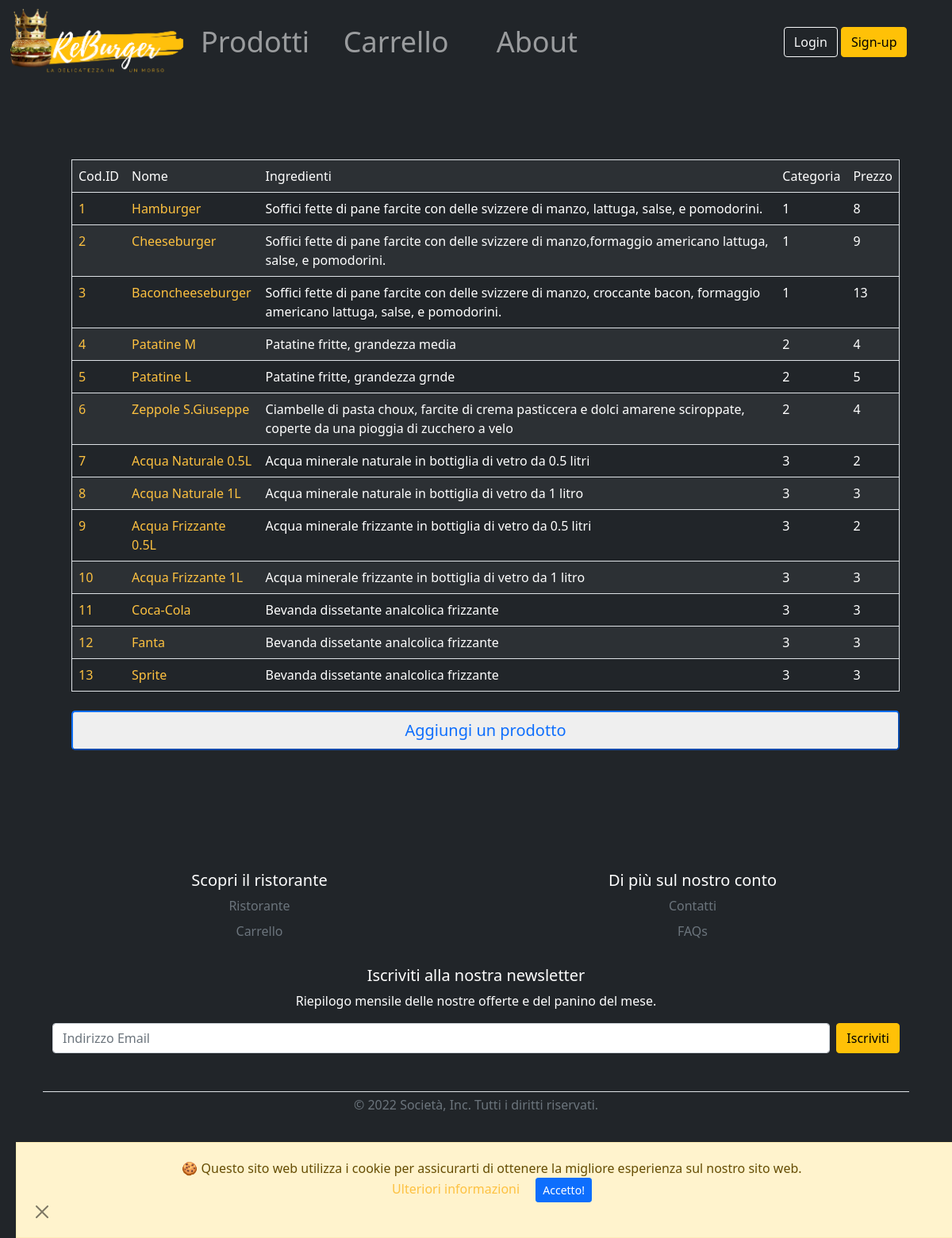
The app's page /listaProdotti.php, older data.
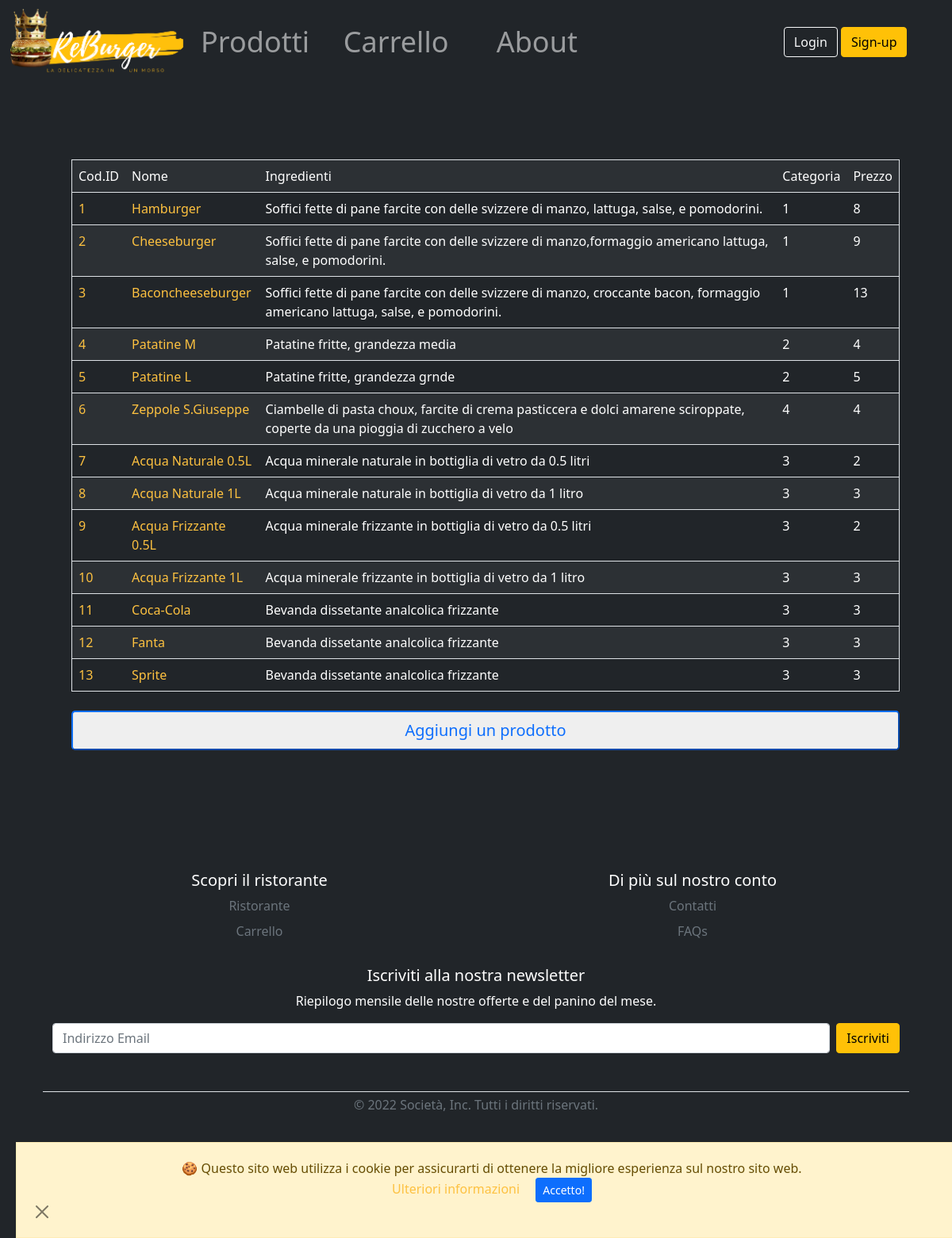
The same page, newer data.
### tables this page shows
CREATE TABLE IF NOT EXISTS `prodotto` (
  `idprodotto` INT NOT NULL AUTO_INCREMENT UNIQUE,
  `venditore` INT NOT NULL,
  `nome` VARCHAR(20) NOT NULL UNIQUE,
  `descrizione` VARCHAR(512) NOT NULL,
  `categoria` INT NOT NULL,
  `prezzo` INT(3) NOT NULL DEFAULT 0,
	`img` VARCHAR(100),
  PRIMARY KEY (`idprodotto`));

### listaProdotti.php (called while the page is built, shortened)
<?php
require_once 'bootstrap.php';
$templateParams["titolo"] = "ReBurger";
$templateParams["nome"] = "mostra-prodotti.php";
$templateParams["prod"] = $dbh->getAllProdotti();
require_once 'template/base.php';
?>

### db/dbHelper.php (called while the page is built, shortened)
<?php
class DatabaseHelper{
    private $db;
    public function __construct($servername, $username, $password, $dbname, $port){
        $this->db = new mysqli($servername, $username, $password, $dbname, $port);
    }
    public function getAllProdotti(){
        $query = "SELECT * FROM prodotto";
        $stmt = $this->db->prepare($query);
        $stmt->execute();
        $result = $stmt->get_result();
      return $result->fetch_all(MYSQLI_ASSOC);
    }
}
?>

### bootstrap.php (called while the page is built, shortened)
<?php
require_once("db/dbHelper.php");
require_once "utilityFunctions.php";
$dbh = new DatabaseHelper("localhost", "root", "", "reburger", 3306);
?>

### utilityFunctions.php (called while the page is built, shortened)
<?php
require_once 'bootstrap.php';
function createCopyright(){
    $year = date('Y');
    $msg = '&copy; ' . $year;
    return $msg;
}
?>

### template/mostra-prodotti.php (the view)
<div class="container-lg my-5">
  <div class="row mx-4 p-4 pb-auto pe-lg-0 pt-lg-5 align-items-center">
    <table class="table table-dark table-hover table-striped border">
      <tr>
        <td>Cod.ID</td>
        <td>Nome</td>
        <td>Ingredienti</td>
        <td>Categoria</td>
        <td>Prezzo</td>
      </tr>
      <?php foreach ($templateParams["prod"] as $prodotto):?>
        <tr>
          <td><a href="modificaProdotto.php?id=<?php echo $prodotto["idprodotto"]?>"><?php echo $prodotto["idprodotto"] ?></a></td>
          <td><a href="modificaProdotto.php?id=<?php echo $prodotto["idprodotto"]?>"><?php echo str_replace('_', ' ', $prodotto["nome"]) ?></a></td>
          <td><?php echo $prodotto["descrizione"] ?></td><td><?php echo $prodotto["categoria"] ?></td>
          <td><?php echo $prodotto["prezzo"] ?></td>
      </tr>
      <?php endforeach; ?>
    </table>
    <button class="my-2 btn-lg btn-outline-primary" onclick='window.location="nuovoProdotto.php"'>Aggiungi un prodotto</button>
  </div>
</div>

### template/base.php (shortened to what this page needs)
<!DOCTYPE html>
<html lang="it">
    <head>
            <link href="https://cdn.jsdelivr.net/npm/bootstrap@5.1.3/dist/css/bootstrap.min.css" rel="stylesheet">
            <link rel="stylesheet" href="css/styleSmartphone.css">
            <link rel="stylesheet" href="https://cdn.jsdelivr.net/npm/bootstrap-icons@1.8.1/font/bootstrap-icons.css">
    </head>
<body class="bg-dark">
<?php include 'cookie.php'; ?>
<header class="bg-dark text-white d-block">
<?php include 'header.php'; ?>
</header>
<main>
  <?php
      if(isset($templateParams["nome"])){
          require($templateParams["nome"]);}
  ?>
</main>
<div class="container-md justify-content-center">
<?php include 'footer.php' ?>
</div>
</body>
</html>

### template/cookie.php
<div id="cb-cookie-banner" class=" alert alert-warning fade show  text-center mb-0" role="alert" >
          🍪  Questo sito web utilizza i cookie per assicurarti di ottenere la migliore esperienza sul nostro sito web. <br>
          <a href="https://www.garanteprivacy.it/faq/cookie" target="blank">Ulteriori informazioni</a>
          <button type="button" class="btn btn-primary btn-sm ms-3" onclick="window.cb_hideCookieBanner()"> Accetto! </button>
         <div class=" d-flex justify-content-start">
            <button type="button" class="btn-close" data-bs-dismiss="alert"  aria-label="Close"></button>
         </div>
</div>

### template/header.php (shortened to what this page needs)
<nav class="navbar navbar-expand-sm bg-dark navbar-dark">
  <div class="col-12 container-fluid justify-content-sm-center">
    <img class="col justify-content-lg-start overflow-hidden" src="img/Logo2.png" alt="ReBurger Logo" onclick='window.location="index.php"'/>
    <?php if(isset($_SESSION["username"]) && $_SESSION["username"]=="propriolui"){ ?>
      <div class="container-mb col-5 collapse navbar-collapse" id="collapsibleNavbar">
      <ul class="col-12 navbar-nav text-center" style="font-size:3vw;">
          <li class="nav-item col-sm-3 ">
            <a class="nav-link" href="listaProdotti.php">Prodotti</a>
          </li>
          <li class="nav-item col-sm-3">
            <a class="nav-link" href="contatti.php">About</a>
          </li>
          <li class="nav-item col-sm-3">
            <a class="nav-link" href="ordini.php">Ordini</a>
          </li>
          <li class="nav-item col-sm-3">
            <a class="nav-link" href="login.php"><?php echo strtoupper($_SESSION["username"]) ?></a>
          </li>
        </ul>
        </div>
        <div class="container text-lg-center text-sm-end col  d-none d-md-block">
              <button type="button" class="btn btn-outline-warning" onclick='window.location="index.php?logout=1"'>LOGOUT</button>
            </div>
      </div>
  <?php    }else { ?>
    <div class="container-mb col-5 collapse navbar-collapse" id="collapsibleNavbar">
    <ul class="col-12 navbar-nav text-center" style="font-size:3vw;">
        <li class="nav-item col-sm-3 ">
          <a class="nav-link" href="menu.php">Prodotti</a>
        </li>
        <li class="nav-item col-sm-3">
          <a class="nav-link" href="carrello.php">Carrello</a>
        </li>
        <li class="nav-item col-sm-3">
          <a class="nav-link" href="contatti.php">About</a>
        </li>
      </ul>
    </div>
    <div class="container text-lg-center text-sm-end col  d-none d-md-block">
          <button type="button" class="btn btn-outline-light" onclick='window.location="login.php"'>Login</button>
          <button type="button" class="btn btn-warning my-2" onclick='window.location="signup.php"'>Sign-up</button>
    </div>
  </div>
<?php     } ?>
</nav>

### template/footer.php (shortened to what this page needs)
<?php
require_once 'utilityFunctions.php';
$colFooter = [1 => "Scopri il ristorante", 2 => "Di più sul nostro conto" ];
$footerLink = [
  ["Ristorante","Contatti"],
  ["Carrello", "FAQs"]];
$links=["menu.php","carrello.php","contatti.php","faqs.php"];
$i=0;
?>
<footer class="py-5 m-4 text-center text-white">
  <div class="row">
    <?php foreach($colFooter as $num => $titolo):?>
      <div class="col-6">
            <h5><?php echo $titolo?></h5>
            <ul class="nav flex-column">
              <?php foreach ($footerLink as list($group1,$group2)) :?>
                <li class="nav-item mb-2"><a href="<?php echo $links[$i] ?>" class="nav-link p-0 text-muted"> <?php if($num <2) {
                  echo $group1;
                 }else {
                    echo $group2;
                  }
                    $i= $i+1;?></a></li>
                <?php endforeach ; ?>
             </ul>
          </div>
        <?php endforeach ;?>
          <div class="col-12 py-4">
            <form class="justify-content-center">
              <h5>Iscriviti alla nostra newsletter</h5>
              <p>Riepilogo mensile delle nostre offerte e del panino del mese.</p>
              <div class="d-flex w-100 gap-2">
                <input id="newsletter1" type="text" class="form-control" placeholder="Indirizzo Email ">
                <button class="btn btn-warning" type="button">Iscriviti</button>
              </div>
            </form>
          </div>
        <div class="col-12 d-block py-1 my-4 border-top">
          <p class="text-center text-muted"><?php echo createCopyright()?> Società, Inc. Tutti i diritti riservati.</p>
    </div>
        <div class="d-flex justify-content-center px-2 ">
          <ul class="list-unstyled d-flex text-white">
              <?php $social = [ "Meta" => '"bi bi-meta"', "Instagram" =>'"bi bi-instagram"', "Twitter" => '"bi bi-twitter"'];
              foreach($social as $nomeSocial => $icona): ?>
            <li class="ms-3"><a class="link-warning" href="#" id=<?php echo $nomeSocial?>><i class=<?php echo $icona?>></i></a></li>
            <?php endforeach; ?>
          </ul>
    </div>
  </footer>

### css/styleSmartphone.css (style rules this page uses)
body> header img { height: 100%; width: 100%; }
header { display: none; }
footer, footer.py-5>div.row { display:inline-flex; }
#cb-cookie-banner { position:fixed; bottom: 0; left: 0; width: 100%; z-index: 999; border-radius: 0; }
.fade { margin: 20px; padding: 20px; opacity: 1; }
*, *:before, *:after { outline: 1px solid transparent; }
a:link { color: rgb(253, 193, 64); background-color: transparent; text-decoration: none; }

Row changes from the older to the newer data that the page shows:
changed prodotto "Zeppole S.Giuseppe": categoria "2" → "4"
